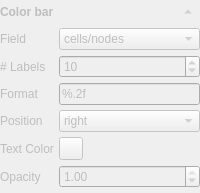
        <widget class="QWidget" name="widget_color_bar" native="true">
         <property name="enabled">
          <bool>false</bool>
         </property>
         <layout class="QGridLayout" name="gridLayout_5">
          <property name="leftMargin">
           <number>0</number>
          </property>
          <property name="topMargin">
           <number>0</number>
          </property>
          <property name="rightMargin">
           <number>0</number>
          </property>
          <property name="bottomMargin">
           <number>5</number>
          </property>
          <property name="spacing">
           <number>5</number>
          </property>
          <item row="0" column="2">
           <widget class="QToolButton" name="toolButton_color_bar_toggle">
            <property name="text">
             <string>...</string>
            </property>
            <property name="autoRaise">
             <bool>true</bool>
            </property>
            <property name="arrowType">
             <enum>Qt::UpArrow</enum>
            </property>
           </widget>
          </item>
          <item row="0" column="0" colspan="2">
           <widget class="QLabel" name="label_18">
            <property name="font">
             <font>
              <weight>75</weight>
              <bold>true</bold>
             </font>
            </property>
            <property name="text">
             <string>Color bar</string>
            </property>
           </widget>
          </item>
          <item row="1" column="0" colspan="3">
           <widget class="QWidget" name="widget_color_bar_opts" native="true">
            <layout class="QGridLayout" name="gridLayout_11">
             <property name="leftMargin">
              <number>0</number>
             </property>
             <property name="topMargin">
              <number>0</number>
             </property>
             <property name="rightMargin">
              <number>0</number>
             </property>
             <property name="bottomMargin">
              <number>0</number>
             </property>
             <property name="spacing">
              <number>5</number>
             </property>
             <item row="5" column="1">
              <widget class="QDoubleSpinBox" name="doubleSpinBox_color_bar_opacity">
               <property name="maximum">
                <double>1.000000000000000</double>
               </property>
               <property name="singleStep">
                <double>0.100000000000000</double>
               </property>
               <property name="value">
                <double>1.000000000000000</double>
               </property>
              </widget>
             </item>
             <item row="1" column="0">
              <widget class="QLabel" name="label_32">
               <property name="text">
                <string># Labels</string>
               </property>
              </widget>
             </item>
             <item row="3" column="1">
              <widget class="ComboBox" name="comboBox_color_bar_position">
               <property name="currentIndex">
                <number>1</number>
               </property>
               <item>
                <property name="text">
                 <string>left</string>
                </property>
               </item>
               <item>
                <property name="text">
                 <string>right</string>
                </property>
               </item>
               <item>
                <property name="text">
                 <string>top</string>
                </property>
               </item>
               <item>
                <property name="text">
                 <string>bottom</string>
                </property>
               </item>
              </widget>
             </item>
             <item row="0" column="1">
              <widget class="ComboBox" name="comboBox_color_bar_field">
               <property name="sizePolicy">
                <sizepolicy hsizetype="Expanding" vsizetype="Fixed">
                 <horstretch>0</horstretch>
                 <verstretch>0</verstretch>
                </sizepolicy>
               </property>
               <item>
                <property name="text">
                 <string>cells/nodes</string>
                </property>
               </item>
               <item>
                <property name="text">
                 <string>points</string>
                </property>
               </item>
              </widget>
             </item>
             <item row="4" column="0">
              <widget class="QLabel" name="label_14">
               <property name="text">
                <string>Text Color</string>
               </property>
              </widget>
             </item>
             <item row="1" column="1">
              <widget class="QSpinBox" name="spinBox_color_bar_n_labels">
               <property name="value">
                <number>10</number>
               </property>
              </widget>
             </item>
             <item row="5" column="0">
              <widget class="QLabel" name="label_16">
               <property name="text">
                <string>Opacity</string>
               </property>
              </widget>
             </item>
             <item row="4" column="1">
              <widget class="QToolButton" name="toolButton_color_bar_color">
               <property name="text">
                <string/>
               </property>
               <property name="autoRaise">
                <bool>false</bool>
               </property>
              </widget>
             </item>
             <item row="3" column="0">
              <widget class="QLabel" name="label_20">
               <property name="text">
                <string>Position</string>
               </property>
              </widget>
             </item>
             <item row="0" column="0">
              <widget class="QLabel" name="label_19">
               <property name="text">
                <string>Field</string>
               </property>
              </widget>
             </item>
             <item row="2" column="0">
              <widget class="QLabel" name="label_33">
               <property name="text">
                <string>Format</string>
               </property>
              </widget>
             </item>
             <item row="2" column="1">
              <widget class="QLineEdit" name="lineEdit_color_bar_format">
               <property name="toolTip">
                <string>&lt;html&gt;&lt;head/&gt;&lt;body&gt;&lt;p&gt;printf style format string such as %.2f, %.3g, or %.1e&lt;/p&gt;&lt;/body&gt;&lt;/html&gt;</string>
               </property>
               <property name="text">
                <string>%.2f</string>
               </property>
              </widget>
             </item>
            </layout>
           </widget>
          </item>
         </layout>
        </widget>
